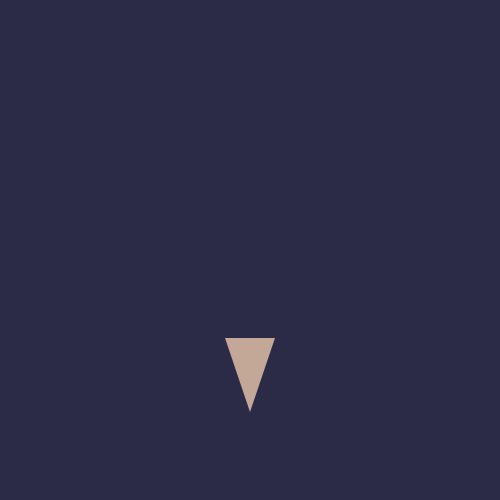
Frame 1 (no input)
Frame 60 (the mouse pressed at the canvas centre just before this capture): identical to frame 1, image omitted
Frame 120 (the mouse held since frame 60 and released just before this capture): identical to frame 1, image omitted

The Processing sketch that drew this single still picture (run headless with seeded random() and noise(); from frame 60 on, the mouse is pressed at the canvas centre):

// Processing sketch: GrowingIceCreamConeTemplate
// ── GrowingIceCreamConeTemplate.pde
/**
 * An example of how loops can help dynamically change 
 * an image
 */

final color CONE = #C3A898;
final color SCOOP = #FAD0CC;
final color BACKGROUND = #2B2B48;

final int CONE_WIDTH = 50;  //scoop radius is the same
final int CONE_HEIGHT = 75;

int numberOfScoops;

void setup()
{
  size(500, 500);
  noStroke();
  
  numberOfScoops = 0;
}

void draw()
{
  //the start of the scoop
  float scoopY = height*3/4 - CONE_HEIGHT/2;
  
  background(BACKGROUND);
  
  //use a for-loop because we have a specific number we are counting
  //to (but not wrong to use a while-loop)
  for(int counter = 0; counter < numberOfScoops; counter++)
  {
    //draw one scoop
    fill(SCOOP);
    circle(width/2, scoopY - CONE_WIDTH/2 + 15, CONE_WIDTH);
    
    scoopY -= CONE_WIDTH/2;  //draw the next scoop up by the radius
                             //of the scoop
  }
  //draw the cone
  fill(CONE);
  triangle(width/2 - CONE_WIDTH/2, height*3/4 - CONE_HEIGHT/2, width/2 + CONE_WIDTH/2, height*3/4 - CONE_HEIGHT/2, width/2, height*3/4+CONE_HEIGHT/2);
}

void keyPressed()
{
  //get the number of scoops ONLY if the key pressed is
  //a number key (0 - 9)
  if(key >= '0' && key <= '9')
  {
    numberOfScoops = (int)(key - '0');
    //println(numberOfScoops);
  }
  
}
